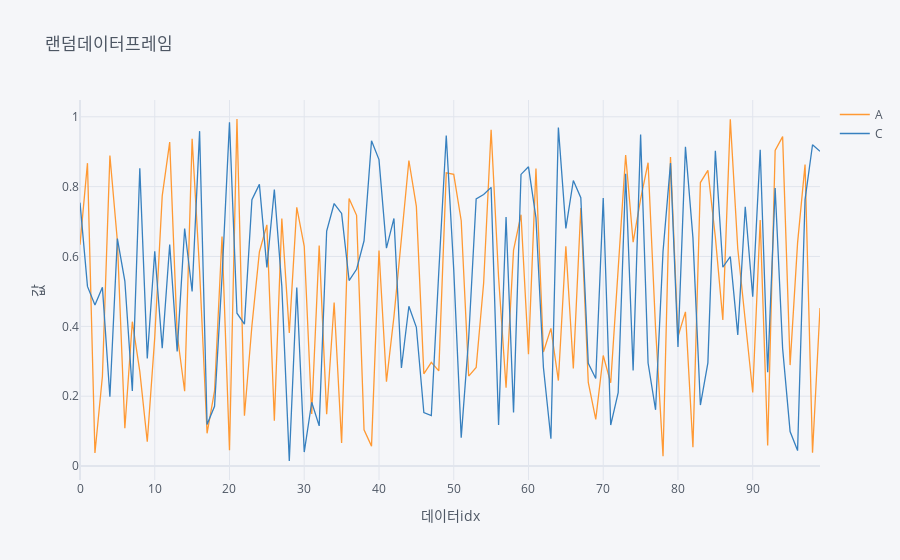

Source (notebook cell):
### Code cell
df['A'] #DataFrame은 Series로 이루어져 있다.

df[['A','C']].iplot(kind='line', xTitle = "데이터idx", yTitle = "값",title = "랜덤데이터프레임")
